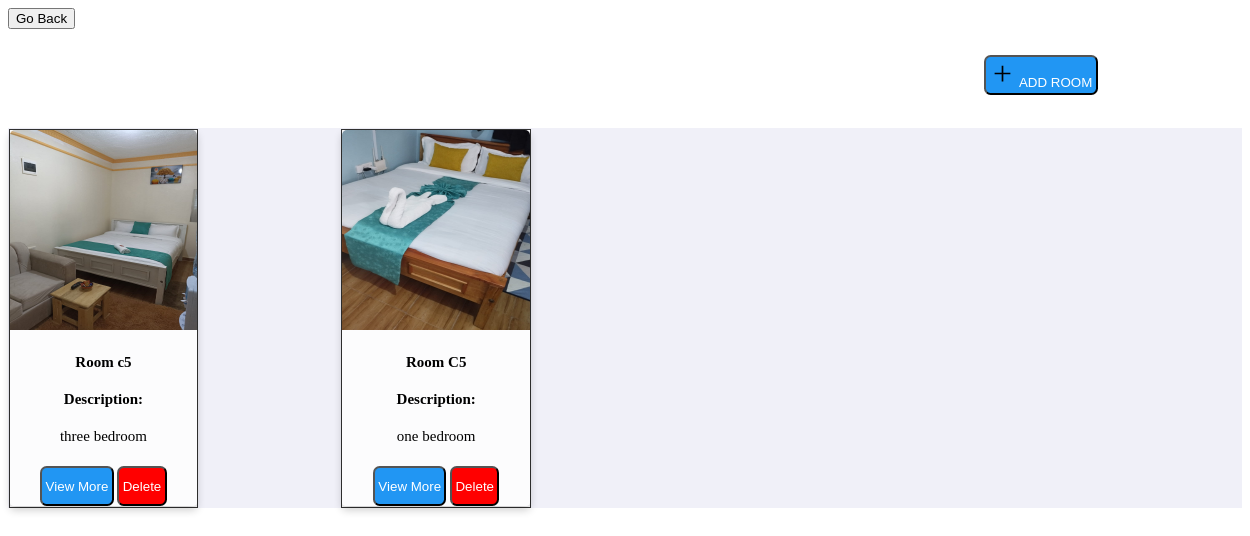
The app's page /hosting/, older data.
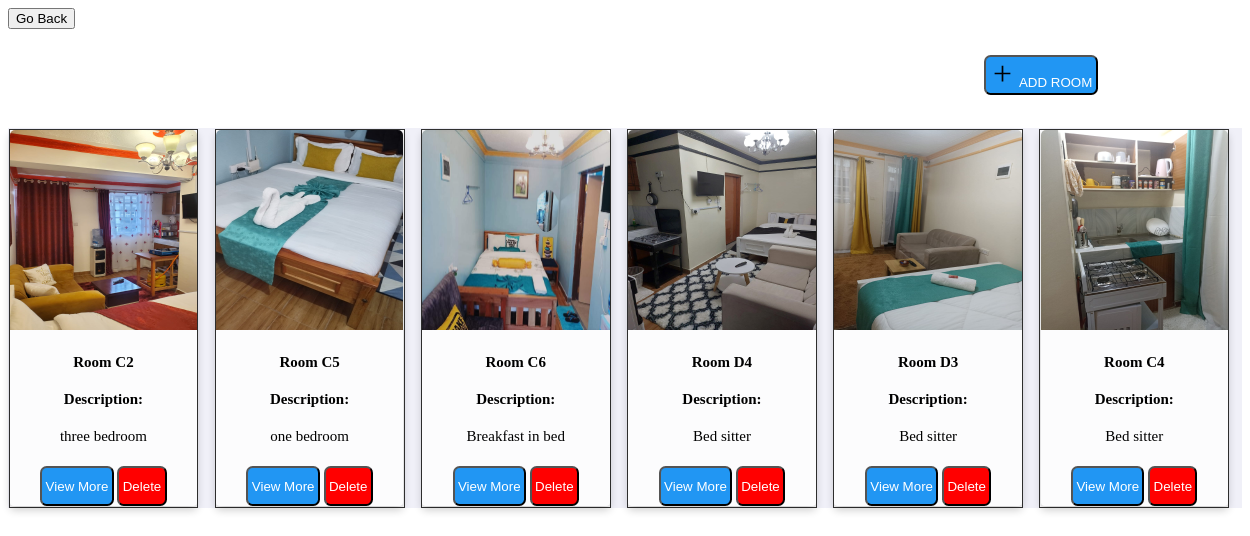
The same page, newer data.
### hosting/models.py (models this page shows, shortened)
class Room(models.Model):
    image =models.URLField(max_length=200)
    name =models.CharField(max_length=50)
    description = models.TextField()
    location = models.CharField(max_length=25)
    price = models.FloatField()
    occupied = models.BooleanField(default=False)
    is_cleaned = models.BooleanField()

### hosting/views.py (the view)
# urls.py: path('',views.rooms,name="dashboard"),
def rooms(request):
    rooms= Room.objects.all()
    return render(request,'hosting/display_rooms.html',{'rooms':rooms})

### hosting/templates/hosting/display_rooms.html (shortened to what this page needs)
{% load static  %}
<!DOCTYPE html>
<html lang="en">
<head>
    <link rel="stylesheet" type="text/css" href='{% static "hosting/displayrooms.css" %}'>
</head>
<body >
    <button onclick="goBack()">Go Back</button>
<div class="add">
    <button class="button" onclick="window.location.href='{% url 'hosting:createroom' %}'"  id="add-room"> <img src="{% static 'hosting/images/add.svg'%}" alt="add svg" id="svg"  > ADD ROOM</button>
</div>
<div class="grid-container">
    {% for room in  rooms %}
    <div class="grid-item">
      <div class="card">
          <img src="{% static room.image %}" alt="room image" class="img">
          <div class="container">
            <h4>Room {{room.name}}</h4>
            <h4><b>Description: </b></h4>
            <p>{{room.description}}</p>
            <button class="button"  onclick="window.location.href='{% url 'hosting:viewroom' room.id %}'"  >View More</button>
            <button class="button" id="delete" onclick="window.location.href='{% url 'hosting:delete_room' room.id %}'" >Delete</button>
          </div>
        </div>
    </div>
    {% endfor %}
</div>
</body>
</html>

### hosting/static/hosting/displayrooms.css (style rules this page uses)
.grid-container { display: grid; grid-template-columns: auto auto auto auto auto auto; background-color:rgb(240,240,248); grid-column-gap: .25em; padding: .5px; }
.grid-item { background-color: rgba(255, 255, 255, 0.8); border: 1px solid rgba(0, 0, 0, 0.8); padding: .20px; font-size: 15px; text-align: center; width: 15vw; }
.card { box-shadow: 0 4px 8px 0 rgba(0,0,0,0.2); transition: 0.3s; border-radius: .25em; -webkit-border-radius: .25em; -moz-border-radius: .25em; -ms-border-radius: .25em; -o-border-radius: .25em; }
.img { height: 25vh; width: 15vw; border-radius: 5px 5px 0 0; }
.add { margin-top: .20em; margin-left: 60em; height: 4em; width: 15em; padding: 1em; }
.button { background-color:#2196F3; color: white; height: 3em; margin-top: .5em; padding: .25em; border-radius: .5em; -webkit-border-radius: .5em; -moz-border-radius: .5em; -ms-border-radius: .5em; -o-border-radius: .5em; }
#svg { height: 2em; }
#delete { background-color: red; color: white; }

Row changes from the older to the newer data that the page shows:
changed Room "three bedroom": image: a different picture; name "c5" → "C2"
added Room: image (picture), name "C6", description "Breakfast in bed"
added Room: image (picture), name "D4", description "Bed sitter"
added Room: image (picture), name "D3", description "Bed sitter"
added Room: image (picture), name "C4", description "Bed sitter"
